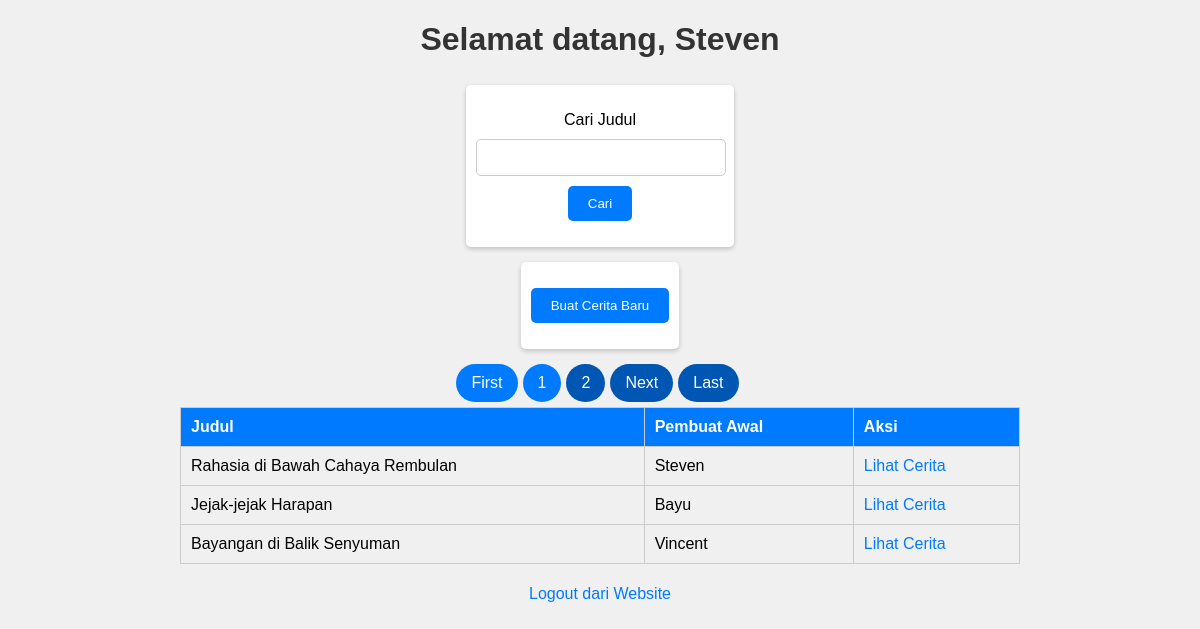
/homepage.php (signed in), run on the app's committed database.
### tables this page shows
CREATE TABLE `cerita` (
  `idcerita` int(11) NOT NULL AUTO_INCREMENT,
  `judul` varchar(100) DEFAULT NULL,
  `iduser_pembuat_awal` varchar(40) NOT NULL,
  PRIMARY KEY (`idcerita`),
  KEY `fk_cerita_users_idx` (`iduser_pembuat_awal`),
  CONSTRAINT `fk_cerita_users` FOREIGN KEY (`iduser_pembuat_awal`) REFERENCES `users` (`iduser`) ON DELETE NO ACTION ON UPDATE NO ACTION
);

CREATE TABLE `users` (
  `iduser` varchar(40) NOT NULL,
  `nama` varchar(45) DEFAULT NULL,
  `password` varchar(100) DEFAULT NULL,
  `salt` varchar(10) DEFAULT NULL,
  PRIMARY KEY (`iduser`)
);

### class/koneksi.php (called while the page is built, shortened)
<?php
    class Koneksi {
        public function __construct() {
            $this->conn = new mysqli("localhost", "root", "", "project_uts_fsp");
        }
    }
?>

### class/cerita.php (called while the page is built, shortened)
<?php
    require_once("koneksi.php");
    class Cerita extends Koneksi {
        public function getCerita($search="%") {
            $sql = "SELECT * FROM cerita c INNER JOIN users u ON c.iduser_pembuat_awal=u.iduser WHERE judul LIKE ?";
            $stmt = $this->conn->prepare($sql);
            $stmt->bind_param("s", $search);
            $stmt->execute();
            $result = $stmt->get_result();
            return $result;
        }
        public function getCeritaLimit($search="%", $start=0, $perpage=10) {
            $sql = "SELECT * FROM cerita c INNER JOIN users u ON c.iduser_pembuat_awal=u.iduser WHERE judul LIKE ? LIMIT ?, ?";
            $stmt = $this->conn->prepare($sql);
            $stmt->bind_param("sii", $search, $start, $perpage);
            $stmt->execute();
            $result = $stmt->get_result();
            return $result;
        }
    }
?>

### homepage.php (the view, shortened to what this page needs)
<?php
    require_once("class/users.php");
    require_once("class/cerita.php");
    if (isset($_SESSION)) {
        $nama = $_SESSION["nama"];
    } else {
    }
    if(isset($_GET["judul"])){
        $judul = $_GET["judul"];
    }
    else{
        $judul = "";
    }
    if (isset($_GET["judul"])) {
        $search = "%".$_GET["judul"]."%";
    } else {
        $search = "%";
    }
?>
<!DOCTYPE html>
<html lang="en">
<head>
</head>
<body>
    <h1>Selamat datang, <?php echo $nama; ?></h1>
    <form action="homepage.php" method="GET">
        <p>
            <label>Cari Judul</label>
            <input type='text' name='judul' value='<?php echo $judul; ?>'>
            <input type='submit' name='btncari' value='Cari'>
        </p>
    </form>
    <form action="cerita_baru.php" method="GET">
        <p><input type="submit" value="Buat Cerita Baru" name="btnbaru"></p>
    </form>
    <?php
        echo "<table border='1'>";
        echo "<tr>";
        echo "<th>Judul</th><th>Pembuat Awal</th><th>Aksi</th>";
        echo "</tr>";
        $cerita = new Cerita();
        $result = $cerita->getCerita($search);
        $perpage = 3;
        $total_data = $result->num_rows;
        $jumlah_page = ceil($total_data / $perpage);
        if(isset($_GET["p"])){
            $p = $_GET["p"];
        }
        else{
            $p = 1;
        }
        echo "<ul>";
        echo "<li" . ($p == 1 ? " class='active'" : "") . "><a class='page' href='homepage.php?p=1&judul=$judul'>First</a></li>";
        for($i=1;$i<=$jumlah_page;$i++){
            echo "<li" . ($p == $i ? " class='active'" : "") . "><a class='page' href='homepage.php?p=$i&judul=$judul'>$i</a></li>";
        }
        if ($p != $jumlah_page){
            $x = $p+1;
            echo "<li><a class='page' href='homepage.php?p=$x&judul=$judul'>Next</a></li>";
        }
        echo "<li" . ($p == $jumlah_page ? " class='active'" : "") . "><a class='page' href='homepage.php?p=$jumlah_page&judul=$judul'>Last</a></li>";
        echo "</ul>";
        $start = ($p-1) * $perpage;
        $result = $cerita->getCeritaLimit($search, $start, $perpage);
        while ($row = $result->fetch_assoc()) {
            $id_cerita = $row["idcerita"];
            echo "<tr>";
            echo "<td>".$row["judul"]."</td>";
            echo "<td>".$row["nama"]."</td>";
            echo "<td><a href='lihat_cerita.php?idcerita=$id_cerita'>Lihat Cerita</a></td>";
            echo "</tr>";
        }
        echo "</table>";
    ?>
    <p><a href="logout.php">Logout dari Website</a></p>
</body>
</html>

### homepage.php (style rules this page uses)
body { font-family: Arial, sans-serif; background-color: #f0f0f0; text-align: center; margin: 0; padding: 0; display: flex; flex-direction: column; justify-content: center; align-items: center; gap: 5px; }
h1 { color: #333; }
form { background: #fff; max-width: 300px; margin: 0 auto 10px auto; padding: 10px; border-radius: 5px; box-shadow: 0 2px 5px rgba(0, 0, 0, 0.2); display: flex; flex-direction: column; justify-content: center; align-items: center; }
label { display: block; margin-bottom: 10px; }
input[type="text"] { width: 100%; padding: 10px 0; margin-bottom: 10px; border: 1px solid #ccc; border-radius: 5px; }
input[type="submit"] { background: #007BFF; color: #fff; border: none; padding: 10px 20px; border-radius: 5px; cursor: pointer; }
ul { list-style-type: none; margin: 0; padding: 0; }
li { display: inline-block; background: #0056b3; padding: 10px 15px; border-radius: 50px; margin-right: 5px; cursor: pointer; }
li.active { background: #007BFF; color: #fff; }
table { width: 70%; border-collapse: collapse; border: 1px solid #ccc; justify-content: center; }
th, td { padding: 10px; text-align: left; border-bottom: 1px solid #ccc; }
th { background-color: #007BFF; color: #fff; }
.page { text-decoration: none; color: #fff; }
a { text-decoration: none; color: #007BFF; }

### data on the page
cerita: judul "Rahasia di Bawah Cahaya Rembulan", iduser_pembuat_awal.nama "Steven"
cerita: judul "Jejak-jejak Harapan", iduser_pembuat_awal.nama "Bayu"
cerita: judul "Bayangan di Balik Senyuman", iduser_pembuat_awal.nama "Vincent"

### other printed values
$nama "Steven"
